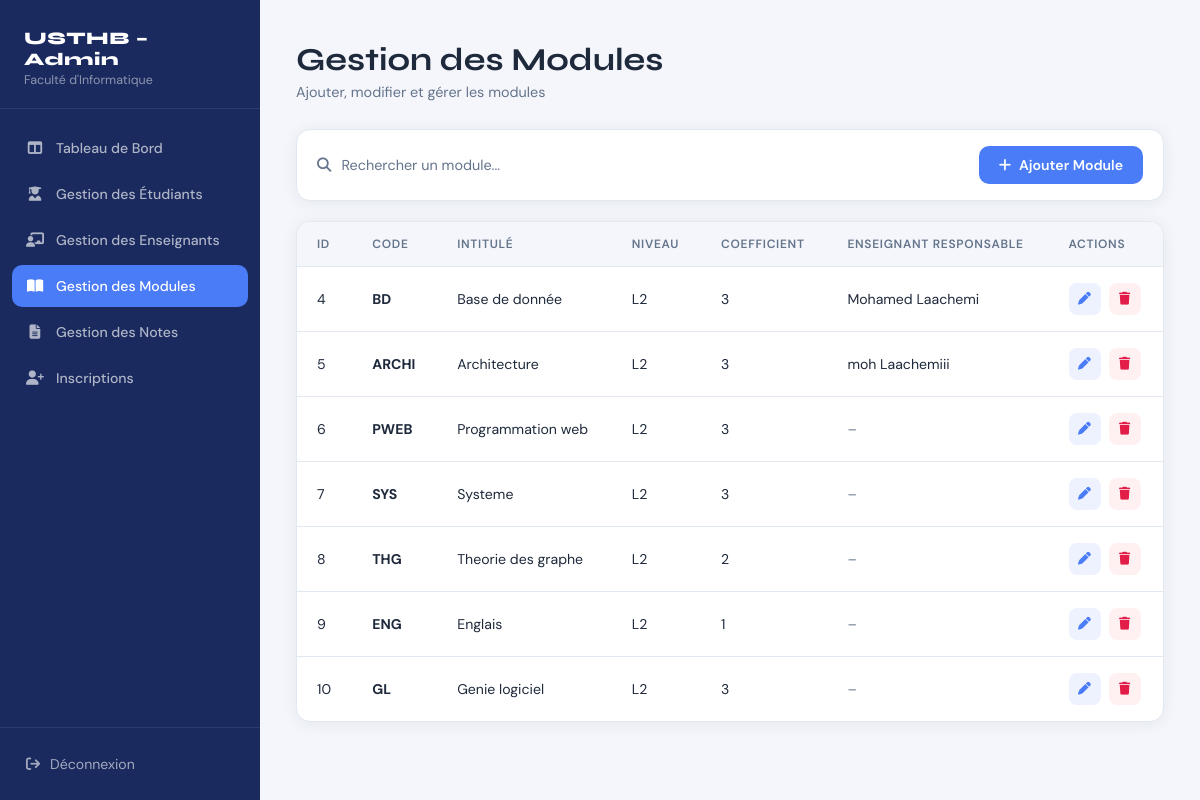
Page /GestionModule.php on the committed database.
### tables this page shows
CREATE TABLE `modules` (
  `id` int(11) NOT NULL,
  `code` varchar(255) NOT NULL,
  `name` varchar(255) NOT NULL,
  `coefficient` int(11) NOT NULL DEFAULT 1,
  `teacher_id` int(11) DEFAULT NULL,
  `lvl` int(11) NOT NULL DEFAULT 1
);

CREATE TABLE `teachers` (
  `id` int(11) NOT NULL,
  `first_name` varchar(255) NOT NULL,
  `last_name` varchar(255) NOT NULL,
  `email` varchar(255) DEFAULT NULL,
  `user_id` int(11) DEFAULT NULL
);

### GestionModule.php (the view, shortened to what this page needs)
<?php
    $db_server = "localhost";
    $db_user   = "root";
    $db_pass   = "";
    $db_name   = "Usthb_app";
    $conn = mysqli_connect($db_server, $db_user, $db_pass, $db_name);
    $lvlLabels = [1=>'L1',2=>'L2',3=>'L3',4=>'M1',5=>'M2'];
    $queryModules = "SELECT m.id, m.code, m.`name`, m.coefficient, m.lvl, t.first_name, t.last_name
                 FROM Modules m LEFT JOIN Teachers t ON m.teacher_id = t.id ORDER BY m.lvl ASC, m.id ASC";
    $resultModules = mysqli_query($conn, $queryModules);
    $modules = [];
    while($m = mysqli_fetch_assoc($resultModules)) $modules[] = $m;
?>
<!DOCTYPE html>
<html lang="fr">
<head>
    <link rel="stylesheet" href="https://cdnjs.cloudflare.com/ajax/libs/font-awesome/6.5.0/css/all.min.css">
    <link rel="stylesheet" href="GestionModule.css">
</head>
<body>
<div class="layout">
    <aside class="sidebar">
        <div class="sidebar-brand">
            <h2>USTHB – Admin</h2>
            <p>Faculté d'Informatique</p>
        </div>
        <nav class="sidebar-nav">
            <a href="dashboard_admin.php" class="nav-item"><i class="fa-solid fa-table-columns"></i> Tableau de Bord</a>
            <a href="GestionEtudiant.php" class="nav-item"><i class="fa-solid fa-user-graduate"></i> Gestion des Étudiants</a>
            <a href="GestionEnseignant.php" class="nav-item"><i class="fa-solid fa-chalkboard-user"></i> Gestion des Enseignants</a>
            <a href="GestionModule.php" class="nav-item active"><i class="fa-solid fa-book-open"></i> Gestion des Modules</a>
            <a href="Notes.php" class="nav-item"><i class="fa-solid fa-file-lines"></i> Gestion des Notes</a>
            <a href="inscriptions.php" class="nav-item"><i class="fa-solid fa-user-plus"></i> Inscriptions</a>
        </nav>
        <div class="sidebar-footer">
            <a href="login.php"><i class="fa-solid fa-arrow-right-from-bracket"></i> Déconnexion</a>
        </div>
    </aside>
    <main class="main">
        <div class="page-header">
            <h1>Gestion des Modules</h1>
            <p>Ajouter, modifier et gérer les modules</p>
        </div>
        <div class="toolbar">
            <div class="search-box">
                <i class="fa-solid fa-magnifying-glass"></i>
                <input type="text" id="searchInput" placeholder="Rechercher un module...">
            </div>
            <button class="btn-add" onclick="openAddModal()"><i class="fa-solid fa-plus"></i> Ajouter Module</button>
        </div>
        <div class="table-panel">
            <div class="table-wrapper">
                <table id="modulesTable">
                    <thead>
                        <tr><th>ID</th><th>CODE</th><th>INTITULÉ</th><th>NIVEAU</th><th>COEFFICIENT</th><th>ENSEIGNANT RESPONSABLE</th><th>ACTIONS</th></tr>
                    </thead>
                    <tbody>
                        <?php if(count($modules) > 0): ?>
                            <?php foreach($modules as $m): ?>
                            <tr>
                                <td><?= htmlspecialchars($m['id']) ?></td>
                                <td><strong><?= htmlspecialchars($m['code']) ?></strong></td>
                                <td><?= htmlspecialchars($m['name']) ?></td>
                                <td><?= $lvlLabels[$m['lvl']] ?? 'N/A' ?></td>
                                <td><?= htmlspecialchars($m['coefficient']) ?></td>
                                <td><?= $m['first_name'] ? htmlspecialchars($m['first_name'].' '.$m['last_name']) : '<span class="no-teacher">–</span>' ?></td>
                                <td class="actions-cell">
                                    <button class="btn-icon btn-edit" title="Modifier" onclick="openEditModal(<?= $m['id'] ?>,'<?= addslashes($m['code']) ?>','<?= addslashes($m['name']) ?>','<?= $m['coefficient'] ?>', '<?= $m['lvl'] ?>')">
                                        <i class="fa-solid fa-pen"></i>
                                    </button>
                                    <a href="GestionModule.php?delete_id=<?= $m['id'] ?>" class="btn-icon btn-delete" title="Supprimer" onclick="return confirm('Supprimer ce module ? Toutes les notes associées seront supprimées.')">
                                        <i class="fa-solid fa-trash"></i>
                                    </a>
                                </td>
                            </tr>
                            <?php endforeach; ?>
                        <?php else: ?>
                            <tr><td colspan="6" class="empty-msg">Aucun module trouvé.</td></tr>
                        <?php endif; ?>
                    </tbody>
                </table>
            </div>
        </div>
    </main>
</div>
</body>
</html>

### GestionModule.css (style rules this page uses)
*, *::before, *::after { box-sizing: border-box; margin: 0; padding: 0; }
:root { --navy: #1a2a5e; --accent-blue: #4a7cf7; --accent-green: #22c55e; --accent-purple: #a855f7; --bg: #f4f6fb; --card: #ffffff; --text: #1e293b; --muted: #64748b; --border: #e2e8f0; --sidebar-w: 260px; --radius: 14px; --shadow: 0 2px 16px rgba(30, 41, 59, .07); }
html, body { height: 100%; font-family: 'DM Sans', sans-serif; background: var(--bg); color: var(--text); }
.layout { display: flex; min-height: 100vh; }
.sidebar { width: var(--sidebar-w); background: var(--navy); display: flex; flex-direction: column; position: fixed; top: 0; left: 0; bottom: 0; z-index: 100; }
.sidebar-brand { padding: 28px 24px 20px; border-bottom: 1px solid rgba(255,255,255,.08); }
.sidebar-brand h2 { font-family: 'Syne', sans-serif; font-weight: 800; font-size: 1.1rem; color: #fff; letter-spacing: .5px; }
.sidebar-brand p { font-size: .78rem; color: rgba(255,255,255,.5); margin-top: 2px; }
.sidebar-nav { flex: 1; padding: 18px 12px; display: flex; flex-direction: column; gap: 4px; }
.nav-item { display: flex; align-items: center; gap: 12px; padding: 12px 14px; border-radius: 10px; color: rgba(255,255,255,.65); text-decoration: none; font-size: .88rem; font-weight: 500; transition: background .18s, color .18s; }
.nav-item i { width: 18px; text-align: center; font-size: .9rem; }
.nav-item.active { background: var(--accent-blue); color: #fff; }
.sidebar-footer { padding: 16px 12px; border-top: 1px solid rgba(255,255,255,.08); }
.sidebar-footer a { display: flex; align-items: center; gap: 10px; padding: 11px 14px; border-radius: 10px; color: rgba(255,255,255,.6); text-decoration: none; font-size: .88rem; transition: background .18s, color .18s; }
.main { margin-left: var(--sidebar-w); flex: 1; padding: 40px 36px; min-height: 100vh; }
.page-header { margin-bottom: 28px; }
.page-header h1 { font-family: 'Syne', sans-serif; font-weight: 700; font-size: 2rem; color: var(--text); }
.page-header p { color: var(--muted); margin-top: 4px; font-size: .9rem; }
.toolbar { display: flex; align-items: center; justify-content: space-between; gap: 16px; background: var(--card); border: 1px solid var(--border); border-radius: var(--radius); padding: 16px 20px; margin-bottom: 20px; box-shadow: var(--shadow); }
.search-box { display: flex; align-items: center; gap: 10px; flex: 1; }
.search-box i { color: var(--muted); font-size: .9rem; }
.search-box input { border: none; outline: none; background: transparent; font-family: 'DM Sans', sans-serif; font-size: .9rem; color: var(--text); width: 100%; }
.search-box input::placeholder { color: var(--muted); }
.btn-add { display: flex; align-items: center; gap: 8px; background: var(--accent-blue); color: #fff; border: none; cursor: pointer; padding: 10px 20px; border-radius: 10px; font-family: 'DM Sans', sans-serif; font-size: .88rem; font-weight: 600; white-space: nowrap; transition: background .18s; text-decoration: none; }
.table-panel { background: var(--card); border: 1px solid var(--border); border-radius: var(--radius); box-shadow: var(--shadow); overflow: hidden; }
.table-wrapper { overflow-x: auto; overflow-y: auto; max-height: 520px; scrollbar-width: thin; scrollbar-color: var(--accent-blue) transparent; }
table { width: 100%; border-collapse: collapse; min-width: 600px; }
thead { position: sticky; top: 0; z-index: 1; background: var(--bg); }
thead th { padding: 14px 20px; text-align: left; font-size: .75rem; font-weight: 600; color: var(--muted); letter-spacing: .7px; border-bottom: 1px solid var(--border); white-space: nowrap; }
tbody tr { border-bottom: 1px solid var(--border); transition: background .15s; }
tbody tr:last-child { border-bottom: none; }
tbody td { padding: 16px 20px; font-size: .88rem; color: var(--text); white-space: nowrap; }
.no-teacher { color: var(--muted); }
.actions-cell { display: flex; align-items: center; gap: 8px; }
.btn-icon { width: 32px; height: 32px; border-radius: 8px; border: none; cursor: pointer; display: flex; align-items: center; justify-content: center; font-size: .8rem; text-decoration: none; transition: opacity .18s, transform .18s; }
.btn-edit { background: #eef2ff; color: var(--accent-blue); }
.btn-delete { background: #fff1f2; color: #e11d48; }

### rows in the picture
modules: id "4", code "BD", name "Base de donnée", lvl "L2", coefficient "3", teacher.last_name "Mohamed Laachemi"
modules: id "5", code "ARCHI", name "Architecture", lvl "L2", coefficient "3", teacher.last_name "moh Laachemiii"
modules: id "6", code "PWEB", name "Programmation web", lvl "L2", coefficient "3"
modules: id "7", code "SYS", name "Systeme", lvl "L2", coefficient "3"
modules: id "8", code "THG", name "Theorie des graphe", lvl "L2", coefficient "2"
modules: id "9", code "ENG", name "Englais", lvl "L2", coefficient "1"
modules: id "10", code "GL", name "Genie logiciel", lvl "L2", coefficient "3"
